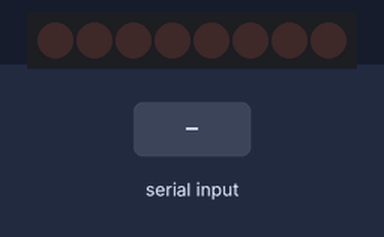
This sketch was run on a simulated Arduino Uno, built with avr-gcc and run on an emulated ATmega328P. Shown: 8 shift-register outputs drawn as a row of LEDs (first output left, lit = HIGH). Wiring (inferred from the names in the program): shift register (74HC595): data pin 11; shift clock pin 12; latch pin 8. Wiring (inferred from the signals the program sends): row of LEDs: on Q0, Q1, Q2, Q3, Q4, Q5, Q6, Q7. The inputs (shaded band) are chosen by the test bench. What the sketch prints to the serial monitor is not drawn.

Above: at 1.2 s.
1.3 s: "90,45\n" received over Serial
At 3.6 s:
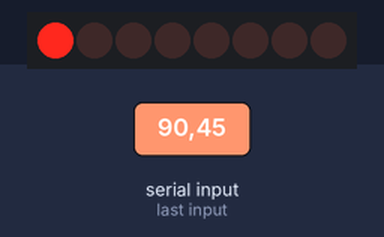
4.3 s: "30,150\n" received over Serial
At 4.45 s:
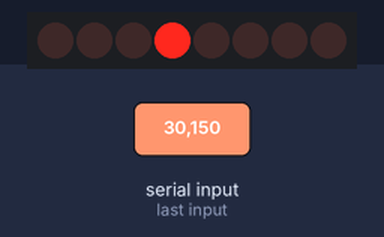
7.0 s: "200\n" received over Serial
At 7.15 s:
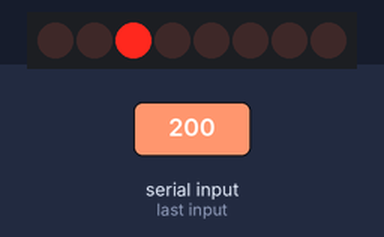
Timing chart, 0 to 10.0 s (numbered marks = the images above; inputs shaded):
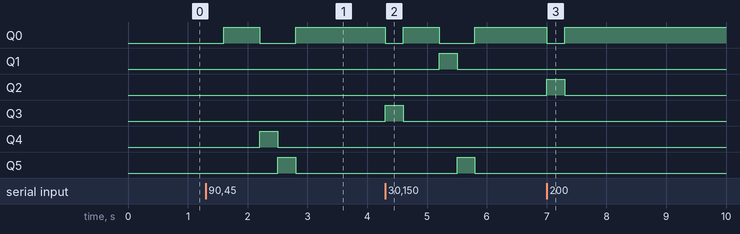

The sketch:

shift_register_serial.ino
```cpp
/*
  Shift Register Example
 for 74HC595 shift register

 This sketch turns reads serial input and uses it to set the pins
 of a 74HC595 shift register.

 Hardware:
 * 74HC595 shift register attached to pins 8, 12, and 11 of the Arduino,
 as detailed below.
 * LEDs attached to each of the outputs of the shift register

 Created 22 May 2009
 Created 23 Mar 2010
 by Tom Igoe

 */

//Pin connected to latch pin (ST_CP) of 74HC595
const int latchPin = 8;
//Pin connected to clock pin (SH_CP) of 74HC595
const int clockPin = 12;
////Pin connected to Data in (DS) of 74HC595
const int dataPin = 11;

void setup() {
  //set pins to output because they are addressed in the main loop
  pinMode(latchPin, OUTPUT);
  pinMode(dataPin, OUTPUT);
  pinMode(clockPin, OUTPUT);
  Serial.begin(9600);
  Serial.println("reset");
}

void loop() {
  if (Serial.available() > 0) {
    // ASCII '0' through '9' characters are
    // represented by the values 48 through 57.
    // so if the user types a number from 0 through 9 in ASCII,
    // you can subtract 48 to get the actual value:
    int bitToSet = Serial.read() - 48;

  // write to the shift register with the correct bit set high:
    registerWrite(bitToSet, HIGH);
  }
}

// This method sends bits to the shift register:

void registerWrite(int whichPin, int whichState) {
// the bits you want to send
  byte bitsToSend = 0;

  // turn off the output so the pins don't light up
  // while you're shifting bits:
  digitalWrite(latchPin, LOW);

  // turn on the next highest bit in bitsToSend:
  bitWrite(bitsToSend, whichPin, whichState);

  // shift the bits out:
  shiftOut(dataPin, clockPin, MSBFIRST, bitsToSend);

    // turn on the output so the LEDs can light up:
  digitalWrite(latchPin, HIGH);
  delay(300);

}
```

Measured:
- after the input at 1.3 s, Q0: LOW → HIGH after 0.30 s, → LOW 0.60 s later, → HIGH 0.60 s later; Q4: LOW → HIGH after 0.90 s, → LOW 0.30 s later; Q5: LOW → HIGH after 1.2 s, → LOW 0.30 s later
- after the input at 4.3 s, Q0: HIGH → LOW at once, → HIGH 0.30 s later, → LOW 0.60 s later, → HIGH 0.60 s later; Q1: LOW → HIGH after 0.90 s, → LOW 0.30 s later; Q3: LOW → HIGH at once, → LOW 0.30 s later; Q5: LOW → HIGH after 1.2 s, → LOW 0.30 s later
- after the input at 7.0 s, Q0: HIGH → LOW at once, → HIGH 0.30 s later; Q2: LOW → HIGH at once, → LOW 0.30 s later
